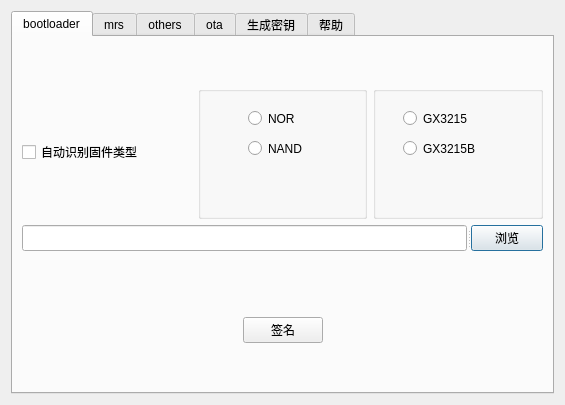
<?xml version="1.0" encoding="UTF-8"?>
<ui version="4.0">
 <class>Dialog</class>
 <widget class="QDialog" name="Dialog">
  <property name="geometry">
   <rect>
    <x>0</x>
    <y>0</y>
    <width>565</width>
    <height>405</height>
   </rect>
  </property>
  <property name="windowTitle">
   <string>signature v2.3.2</string>
  </property>
  <property name="windowIcon">
   <iconset>
    <normaloff>logo.ico</normaloff>logo.ico</iconset>
  </property>
  <layout class="QHBoxLayout" name="horizontalLayout_4">
   <item>
    <widget class="QTabWidget" name="tabWidget">
     <property name="sizePolicy">
      <sizepolicy hsizetype="Expanding" vsizetype="Expanding">
       <horstretch>0</horstretch>
       <verstretch>0</verstretch>
      </sizepolicy>
     </property>
     <property name="currentIndex">
      <number>0</number>
     </property>
     <widget class="QWidget" name="signature">
      <attribute name="title">
       <string>bootloader</string>
      </attribute>
      <layout class="QVBoxLayout" name="verticalLayout">
       <item>
        <spacer name="verticalSpacer_14">
         <property name="orientation">
          <enum>Qt::Vertical</enum>
         </property>
         <property name="sizeType">
          <enum>QSizePolicy::Fixed</enum>
         </property>
         <property name="sizeHint" stdset="0">
          <size>
           <width>20</width>
           <height>40</height>
          </size>
         </property>
        </spacer>
       </item>
       <item>
        <layout class="QHBoxLayout" name="horizontalLayout_12">
         <property name="sizeConstraint">
          <enum>QLayout::SetMaximumSize</enum>
         </property>
         <item>
          <widget class="QCheckBox" name="checkBox_AutoCheck">
           <property name="text">
            <string>自动识别固件类型</string>
           </property>
          </widget>
         </item>
         <item>
          <widget class="QGroupBox" name="groupBox_3">
           <property name="layoutDirection">
            <enum>Qt::LeftToRight</enum>
           </property>
           <property name="title">
            <string/>
           </property>
           <property name="alignment">
            <set>Qt::AlignCenter</set>
           </property>
           <widget class="QRadioButton" name="radioButton_NAND">
            <property name="geometry">
             <rect>
              <x>50</x>
              <y>50</y>
              <width>81</width>
              <height>25</height>
             </rect>
            </property>
            <property name="text">
             <string>NAND</string>
            </property>
           </widget>
           <widget class="QRadioButton" name="radioButton_NOR">
            <property name="enabled">
             <bool>true</bool>
            </property>
            <property name="geometry">
             <rect>
              <x>50</x>
              <y>20</y>
              <width>70</width>
              <height>25</height>
             </rect>
            </property>
            <property name="text">
             <string>NOR</string>
            </property>
           </widget>
          </widget>
         </item>
         <item>
          <widget class="QGroupBox" name="groupBox_2">
           <property name="enabled">
            <bool>true</bool>
           </property>
           <property name="title">
            <string/>
           </property>
           <property name="alignment">
            <set>Qt::AlignCenter</set>
           </property>
           <widget class="QRadioButton" name="radioButton_CANOPUS">
            <property name="geometry">
             <rect>
              <x>30</x>
              <y>50</y>
              <width>106</width>
              <height>25</height>
             </rect>
            </property>
            <property name="text">
             <string>GX3215B</string>
            </property>
           </widget>
           <widget class="QRadioButton" name="radioButton_SIRIUS">
            <property name="enabled">
             <bool>true</bool>
            </property>
            <property name="geometry">
             <rect>
              <x>30</x>
              <y>20</y>
              <width>94</width>
              <height>25</height>
             </rect>
            </property>
            <property name="text">
             <string>GX3215</string>
            </property>
           </widget>
          </widget>
         </item>
        </layout>
       </item>
       <item>
        <widget class="QSplitter" name="splitter">
         <property name="sizePolicy">
          <sizepolicy hsizetype="Preferred" vsizetype="Fixed">
           <horstretch>0</horstretch>
           <verstretch>0</verstretch>
          </sizepolicy>
         </property>
         <property name="orientation">
          <enum>Qt::Horizontal</enum>
         </property>
         <widget class="QLineEdit" name="SignFileEdit">
          <property name="sizePolicy">
           <sizepolicy hsizetype="Maximum" vsizetype="Fixed">
            <horstretch>0</horstretch>
            <verstretch>0</verstretch>
           </sizepolicy>
          </property>
          <property name="minimumSize">
           <size>
            <width>0</width>
            <height>12</height>
           </size>
          </property>
         </widget>
         <widget class="QPushButton" name="SignFileBrowse">
          <property name="sizePolicy">
           <sizepolicy hsizetype="Fixed" vsizetype="Fixed">
            <horstretch>0</horstretch>
            <verstretch>0</verstretch>
           </sizepolicy>
          </property>
          <property name="minimumSize">
           <size>
            <width>36</width>
            <height>12</height>
           </size>
          </property>
          <property name="maximumSize">
           <size>
            <width>72</width>
            <height>16777215</height>
           </size>
          </property>
          <property name="text">
           <string>浏览</string>
          </property>
         </widget>
        </widget>
       </item>
       <item>
        <spacer name="verticalSpacer_13">
         <property name="orientation">
          <enum>Qt::Vertical</enum>
         </property>
         <property name="sizeType">
          <enum>QSizePolicy::Fixed</enum>
         </property>
         <property name="sizeHint" stdset="0">
          <size>
           <width>20</width>
           <height>60</height>
          </size>
         </property>
        </spacer>
       </item>
       <item>
        <layout class="QHBoxLayout" name="horizontalLayout">
         <item>
          <spacer name="horizontalSpacer">
           <property name="orientation">
            <enum>Qt::Horizontal</enum>
           </property>
           <property name="sizeHint" stdset="0">
            <size>
             <width>40</width>
             <height>20</height>
            </size>
           </property>
          </spacer>
         </item>
         <item>
          <widget class="QPushButton" name="Sign">
           <property name="sizePolicy">
            <sizepolicy hsizetype="Fixed" vsizetype="Fixed">
             <horstretch>0</horstretch>
             <verstretch>0</verstretch>
            </sizepolicy>
           </property>
           <property name="text">
            <string>签名</string>
           </property>
          </widget>
         </item>
         <item>
          <spacer name="horizontalSpacer_2">
           <property name="orientation">
            <enum>Qt::Horizontal</enum>
           </property>
           <property name="sizeHint" stdset="0">
            <size>
             <width>40</width>
             <height>20</height>
            </size>
           </property>
          </spacer>
         </item>
        </layout>
       </item>
       <item>
        <spacer name="verticalSpacer_15">
         <property name="orientation">
          <enum>Qt::Vertical</enum>
         </property>
         <property name="sizeType">
          <enum>QSizePolicy::Fixed</enum>
         </property>
         <property name="sizeHint" stdset="0">
          <size>
           <width>20</width>
           <height>40</height>
          </size>
         </property>
        </spacer>
       </item>
      </layout>
     </widget>
     <widget class="QWidget" name="mrs">
      <attribute name="title">
       <string>mrs</string>
      </attribute>
      <layout class="QVBoxLayout" name="verticalLayout_6">
       <item>
        <spacer name="verticalSpacer_10">
         <property name="orientation">
          <enum>Qt::Vertical</enum>
         </property>
         <property name="sizeHint" stdset="0">
          <size>
           <width>20</width>
           <height>69</height>
          </size>
         </property>
        </spacer>
       </item>
       <item>
        <layout class="QHBoxLayout" name="horizontalLayout_9">
         <item>
          <widget class="QLabel" name="flash_all_label">
           <property name="text">
            <string>flash_all.conf</string>
           </property>
          </widget>
         </item>
         <item>
          <widget class="QLineEdit" name="FlashAllEdit">
           <property name="maximumSize">
            <size>
             <width>16777215</width>
             <height>32</height>
            </size>
           </property>
          </widget>
         </item>
         <item>
          <widget class="QPushButton" name="FLashAllBrowse">
           <property name="text">
            <string>浏览</string>
           </property>
          </widget>
         </item>
        </layout>
       </item>
       <item>
        <spacer name="verticalSpacer_11">
         <property name="orientation">
          <enum>Qt::Vertical</enum>
         </property>
         <property name="sizeHint" stdset="0">
          <size>
           <width>20</width>
           <height>68</height>
          </size>
         </property>
        </spacer>
       </item>
       <item>
        <layout class="QHBoxLayout" name="horizontalLayout_10">
         <item>
          <spacer name="horizontalSpacer_13">
           <property name="orientation">
            <enum>Qt::Horizontal</enum>
           </property>
           <property name="sizeHint" stdset="0">
            <size>
             <width>40</width>
             <height>20</height>
            </size>
           </property>
          </spacer>
         </item>
         <item>
          <widget class="QLabel" name="mrslabel_2">
           <property name="text">
            <string>mrs version</string>
           </property>
          </widget>
         </item>
         <item>
          <widget class="QLineEdit" name="MRSVerEdit">
           <property name="sizePolicy">
            <sizepolicy hsizetype="Expanding" vsizetype="Fixed">
             <horstretch>0</horstretch>
             <verstretch>0</verstretch>
            </sizepolicy>
           </property>
           <property name="minimumSize">
            <size>
             <width>60</width>
             <height>0</height>
            </size>
           </property>
           <property name="maximumSize">
            <size>
             <width>60</width>
             <height>32</height>
            </size>
           </property>
           <property name="readOnly">
            <bool>true</bool>
           </property>
          </widget>
         </item>
         <item>
          <spacer name="horizontalSpacer_16">
           <property name="orientation">
            <enum>Qt::Horizontal</enum>
           </property>
           <property name="sizeHint" stdset="0">
            <size>
             <width>40</width>
             <height>20</height>
            </size>
           </property>
          </spacer>
         </item>
        </layout>
       </item>
       <item>
        <spacer name="verticalSpacer_12">
         <property name="orientation">
          <enum>Qt::Vertical</enum>
         </property>
         <property name="sizeHint" stdset="0">
          <size>
           <width>20</width>
           <height>69</height>
          </size>
         </property>
        </spacer>
       </item>
       <item>
        <layout class="QHBoxLayout" name="horizontalLayout_11">
         <item>
          <spacer name="horizontalSpacer_9">
           <property name="orientation">
            <enum>Qt::Horizontal</enum>
           </property>
           <property name="sizeHint" stdset="0">
            <size>
             <width>40</width>
             <height>20</height>
            </size>
           </property>
          </spacer>
         </item>
         <item>
          <widget class="QPushButton" name="MRSGenPushButton">
           <property name="maximumSize">
            <size>
             <width>16777215</width>
             <height>30</height>
            </size>
           </property>
           <property name="text">
            <string>生成</string>
           </property>
          </widget>
         </item>
         <item>
          <spacer name="horizontalSpacer_10">
           <property name="orientation">
            <enum>Qt::Horizontal</enum>
           </property>
           <property name="sizeHint" stdset="0">
            <size>
             <width>40</width>
             <height>20</height>
            </size>
           </property>
          </spacer>
         </item>
        </layout>
       </item>
      </layout>
     </widget>
     <widget class="QWidget" name="others">
      <attribute name="title">
       <string>others</string>
      </attribute>
      <layout class="QVBoxLayout" name="verticalLayout_4">
       <item>
        <spacer name="verticalSpacer">
         <property name="orientation">
          <enum>Qt::Vertical</enum>
         </property>
         <property name="sizeHint" stdset="0">
          <size>
           <width>20</width>
           <height>81</height>
          </size>
         </property>
        </spacer>
       </item>
       <item>
        <widget class="QSplitter" name="splitter_2">
         <property name="orientation">
          <enum>Qt::Horizontal</enum>
         </property>
         <widget class="QLineEdit" name="lineEditKernel"/>
         <widget class="QPushButton" name="kernelBrowse">
          <property name="enabled">
           <bool>true</bool>
          </property>
          <property name="sizePolicy">
           <sizepolicy hsizetype="Fixed" vsizetype="Fixed">
            <horstretch>0</horstretch>
            <verstretch>0</verstretch>
           </sizepolicy>
          </property>
          <property name="minimumSize">
           <size>
            <width>80</width>
            <height>28</height>
           </size>
          </property>
          <property name="maximumSize">
           <size>
            <width>80</width>
            <height>28</height>
           </size>
          </property>
          <property name="text">
           <string>浏览</string>
          </property>
         </widget>
        </widget>
       </item>
       <item>
        <spacer name="verticalSpacer_2">
         <property name="orientation">
          <enum>Qt::Vertical</enum>
         </property>
         <property name="sizeHint" stdset="0">
          <size>
           <width>20</width>
           <height>82</height>
          </size>
         </property>
        </spacer>
       </item>
       <item>
        <layout class="QHBoxLayout" name="horizontalLayout_5">
         <item>
          <spacer name="horizontalSpacer_7">
           <property name="enabled">
            <bool>true</bool>
           </property>
           <property name="orientation">
            <enum>Qt::Horizontal</enum>
           </property>
           <property name="sizeHint" stdset="0">
            <size>
             <width>40</width>
             <height>20</height>
            </size>
           </property>
          </spacer>
         </item>
         <item>
          <widget class="QPushButton" name="signKernel">
           <property name="sizePolicy">
            <sizepolicy hsizetype="Fixed" vsizetype="Fixed">
             <horstretch>0</horstretch>
             <verstretch>0</verstretch>
            </sizepolicy>
           </property>
           <property name="minimumSize">
            <size>
             <width>80</width>
             <height>28</height>
            </size>
           </property>
           <property name="maximumSize">
            <size>
             <width>80</width>
             <height>28</height>
            </size>
           </property>
           <property name="text">
            <string>签名</string>
           </property>
          </widget>
         </item>
         <item>
          <spacer name="horizontalSpacer_8">
           <property name="enabled">
            <bool>true</bool>
           </property>
           <property name="orientation">
            <enum>Qt::Horizontal</enum>
           </property>
           <property name="sizeHint" stdset="0">
            <size>
             <width>40</width>
             <height>20</height>
            </size>
           </property>
          </spacer>
         </item>
        </layout>
       </item>
       <item>
        <spacer name="verticalSpacer_3">
         <property name="orientation">
          <enum>Qt::Vertical</enum>
         </property>
         <property name="sizeHint" stdset="0">
          <size>
           <width>20</width>
           <height>81</height>
          </size>
         </property>
        </spacer>
       </item>
      </layout>
     </widget>
     <widget class="QWidget" name="OTA">
      <attribute name="title">
       <string>ota</string>
      </attribute>
      <layout class="QVBoxLayout" name="verticalLayout_5">
       <item>
        <spacer name="verticalSpacer_6">
         <property name="orientation">
          <enum>Qt::Vertical</enum>
         </property>
         <property name="sizeHint" stdset="0">
          <size>
           <width>20</width>
           <height>25</height>
          </size>
         </property>
        </spacer>
       </item>
       <item>
        <layout class="QHBoxLayout" name="horizontalLayout_8">
         <item>
          <spacer name="horizontalSpacer_15">
           <property name="orientation">
            <enum>Qt::Horizontal</enum>
           </property>
           <property name="sizeHint" stdset="0">
            <size>
             <width>40</width>
             <height>20</height>
            </size>
           </property>
          </spacer>
         </item>
         <item>
          <widget class="QGroupBox" name="groupBox">
           <property name="sizePolicy">
            <sizepolicy hsizetype="Fixed" vsizetype="Fixed">
             <horstretch>0</horstretch>
             <verstretch>0</verstretch>
            </sizepolicy>
           </property>
           <property name="minimumSize">
            <size>
             <width>241</width>
             <height>121</height>
            </size>
           </property>
           <property name="maximumSize">
            <size>
             <width>241</width>
             <height>121</height>
            </size>
           </property>
           <property name="title">
            <string/>
           </property>
           <widget class="QCheckBox" name="UpdateMRSCheckBox">
            <property name="geometry">
             <rect>
              <x>40</x>
              <y>30</y>
              <width>89</width>
              <height>26</height>
             </rect>
            </property>
            <property name="text">
             <string>签名MRS</string>
            </property>
           </widget>
           <widget class="QCheckBox" name="FillCheckBox">
            <property name="geometry">
             <rect>
              <x>40</x>
              <y>80</y>
              <width>81</width>
              <height>26</height>
             </rect>
            </property>
            <property name="text">
             <string>镜像max</string>
            </property>
           </widget>
           <widget class="QLineEdit" name="MaxLenlineEdit">
            <property name="geometry">
             <rect>
              <x>130</x>
              <y>80</y>
              <width>50</width>
              <height>28</height>
             </rect>
            </property>
            <property name="sizePolicy">
             <sizepolicy hsizetype="Fixed" vsizetype="Fixed">
              <horstretch>0</horstretch>
              <verstretch>0</verstretch>
             </sizepolicy>
            </property>
            <property name="minimumSize">
             <size>
              <width>50</width>
              <height>0</height>
             </size>
            </property>
            <property name="maximumSize">
             <size>
              <width>50</width>
              <height>16777215</height>
             </size>
            </property>
            <property name="accessibleName">
             <string notr="true"/>
            </property>
            <property name="inputMethodHints">
             <set>Qt::ImhNone</set>
            </property>
            <property name="inputMask">
             <string notr="true"/>
            </property>
            <property name="text">
             <string notr="true"/>
            </property>
            <property name="alignment">
             <set>Qt::AlignRight|Qt::AlignTrailing|Qt::AlignVCenter</set>
            </property>
            <property name="placeholderText">
             <string notr="true"/>
            </property>
           </widget>
           <widget class="QLabel" name="label_3">
            <property name="geometry">
             <rect>
              <x>190</x>
              <y>70</y>
              <width>41</width>
              <height>41</height>
             </rect>
            </property>
            <property name="text">
             <string>(MB)</string>
            </property>
           </widget>
          </widget>
         </item>
         <item>
          <spacer name="horizontalSpacer_14">
           <property name="orientation">
            <enum>Qt::Horizontal</enum>
           </property>
           <property name="sizeHint" stdset="0">
            <size>
             <width>40</width>
             <height>20</height>
            </size>
           </property>
          </spacer>
         </item>
        </layout>
       </item>
       <item>
        <spacer name="verticalSpacer_7">
         <property name="orientation">
          <enum>Qt::Vertical</enum>
         </property>
         <property name="sizeHint" stdset="0">
          <size>
           <width>20</width>
           <height>26</height>
          </size>
         </property>
        </spacer>
       </item>
       <item>
        <layout class="QHBoxLayout" name="horizontalLayout_6">
         <item>
          <widget class="QLabel" name="label_2">
           <property name="sizePolicy">
            <sizepolicy hsizetype="Fixed" vsizetype="Fixed">
             <horstretch>0</horstretch>
             <verstretch>0</verstretch>
            </sizepolicy>
           </property>
           <property name="font">
            <font>
             <pointsize>12</pointsize>
            </font>
           </property>
           <property name="text">
            <string>flash_ota.conf文件</string>
           </property>
          </widget>
         </item>
         <item>
          <widget class="QLineEdit" name="lineEditConf">
           <property name="font">
            <font>
             <pointsize>12</pointsize>
            </font>
           </property>
           <property name="locale">
            <locale language="Chinese" country="China"/>
           </property>
          </widget>
         </item>
         <item>
          <widget class="QPushButton" name="ConfBrowse">
           <property name="enabled">
            <bool>true</bool>
           </property>
           <property name="sizePolicy">
            <sizepolicy hsizetype="Fixed" vsizetype="Preferred">
             <horstretch>0</horstretch>
             <verstretch>0</verstretch>
            </sizepolicy>
           </property>
           <property name="minimumSize">
            <size>
             <width>80</width>
             <height>30</height>
            </size>
           </property>
           <property name="maximumSize">
            <size>
             <width>80</width>
             <height>30</height>
            </size>
           </property>
           <property name="font">
            <font>
             <pointsize>12</pointsize>
            </font>
           </property>
           <property name="text">
            <string>浏览</string>
           </property>
          </widget>
         </item>
        </layout>
       </item>
       <item>
        <spacer name="verticalSpacer_8">
         <property name="orientation">
          <enum>Qt::Vertical</enum>
         </property>
         <property name="sizeHint" stdset="0">
          <size>
           <width>20</width>
           <height>25</height>
          </size>
         </property>
        </spacer>
       </item>
       <item>
        <layout class="QHBoxLayout" name="horizontalLayout_7">
         <item>
          <spacer name="horizontalSpacer_11">
           <property name="orientation">
            <enum>Qt::Horizontal</enum>
           </property>
           <property name="sizeHint" stdset="0">
            <size>
             <width>40</width>
             <height>20</height>
            </size>
           </property>
          </spacer>
         </item>
         <item>
          <widget class="QPushButton" name="MergeSign">
           <property name="sizePolicy">
            <sizepolicy hsizetype="Fixed" vsizetype="Fixed">
             <horstretch>0</horstretch>
             <verstretch>0</verstretch>
            </sizepolicy>
           </property>
           <property name="font">
            <font>
             <pointsize>12</pointsize>
            </font>
           </property>
           <property name="text">
            <string>合并+签名</string>
           </property>
          </widget>
         </item>
         <item>
          <spacer name="horizontalSpacer_12">
           <property name="orientation">
            <enum>Qt::Horizontal</enum>
           </property>
           <property name="sizeHint" stdset="0">
            <size>
             <width>40</width>
             <height>20</height>
            </size>
           </property>
          </spacer>
         </item>
        </layout>
       </item>
       <item>
        <spacer name="verticalSpacer_9">
         <property name="orientation">
          <enum>Qt::Vertical</enum>
         </property>
         <property name="sizeHint" stdset="0">
          <size>
           <width>20</width>
           <height>25</height>
          </size>
         </property>
        </spacer>
       </item>
      </layout>
     </widget>
     <widget class="QWidget" name="gen_key">
      <attribute name="title">
       <string>生成密钥</string>
      </attribute>
      <layout class="QVBoxLayout" name="verticalLayout_2">
       <item>
        <spacer name="verticalSpacer_4">
         <property name="orientation">
          <enum>Qt::Vertical</enum>
         </property>
         <property name="sizeHint" stdset="0">
          <size>
           <width>20</width>
           <height>158</height>
          </size>
         </property>
        </spacer>
       </item>
       <item>
        <layout class="QHBoxLayout" name="horizontalLayout_3">
         <item>
          <spacer name="horizontalSpacer_3">
           <property name="orientation">
            <enum>Qt::Horizontal</enum>
           </property>
           <property name="sizeHint" stdset="0">
            <size>
             <width>40</width>
             <height>20</height>
            </size>
           </property>
          </spacer>
         </item>
         <item>
          <widget class="QPushButton" name="GenKey">
           <property name="enabled">
            <bool>true</bool>
           </property>
           <property name="sizePolicy">
            <sizepolicy hsizetype="Fixed" vsizetype="Fixed">
             <horstretch>0</horstretch>
             <verstretch>0</verstretch>
            </sizepolicy>
           </property>
           <property name="text">
            <string>生成密钥</string>
           </property>
          </widget>
         </item>
         <item>
          <spacer name="horizontalSpacer_4">
           <property name="orientation">
            <enum>Qt::Horizontal</enum>
           </property>
           <property name="sizeHint" stdset="0">
            <size>
             <width>40</width>
             <height>20</height>
            </size>
           </property>
          </spacer>
         </item>
        </layout>
       </item>
       <item>
        <spacer name="verticalSpacer_5">
         <property name="orientation">
          <enum>Qt::Vertical</enum>
         </property>
         <property name="sizeHint" stdset="0">
          <size>
           <width>20</width>
           <height>129</height>
          </size>
         </property>
        </spacer>
       </item>
      </layout>
     </widget>
     <widget class="QWidget" name="help">
      <attribute name="title">
       <string>帮助</string>
      </attribute>
      <layout class="QVBoxLayout" name="verticalLayout_3">
       <item>
        <widget class="QTextBrowser" name="textBrowser"/>
       </item>
      </layout>
     </widget>
    </widget>
   </item>
  </layout>
 </widget>
 <resources/>
 <connections/>
</ui>
